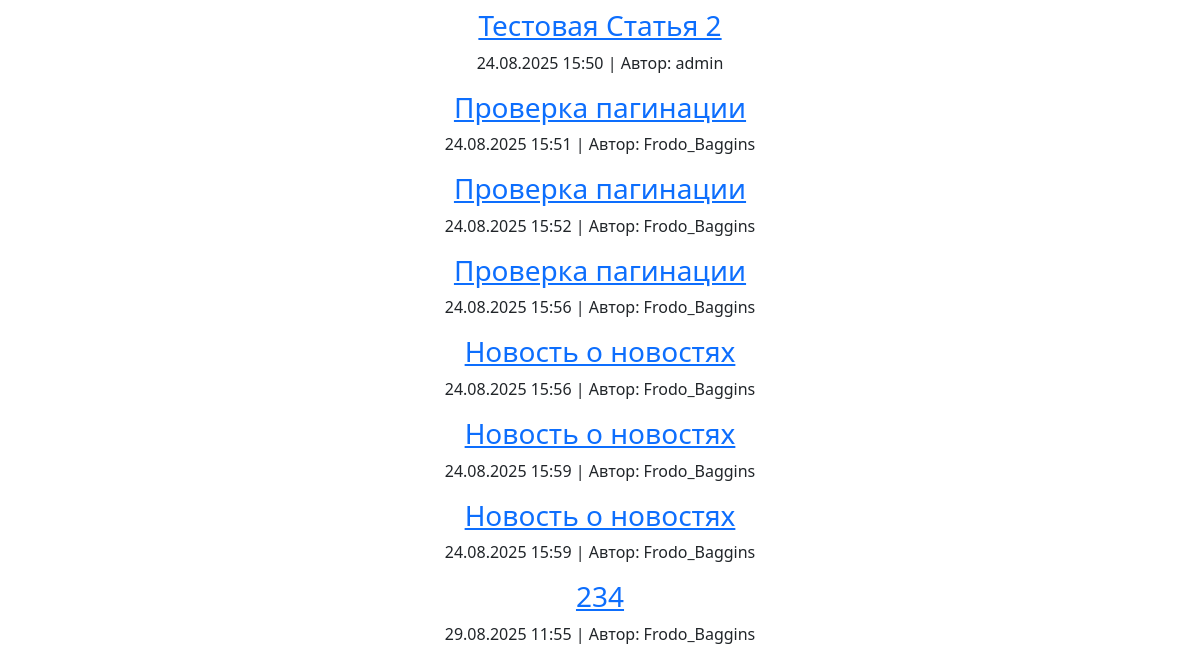
The app's page /post/search/ (lower part), older data.
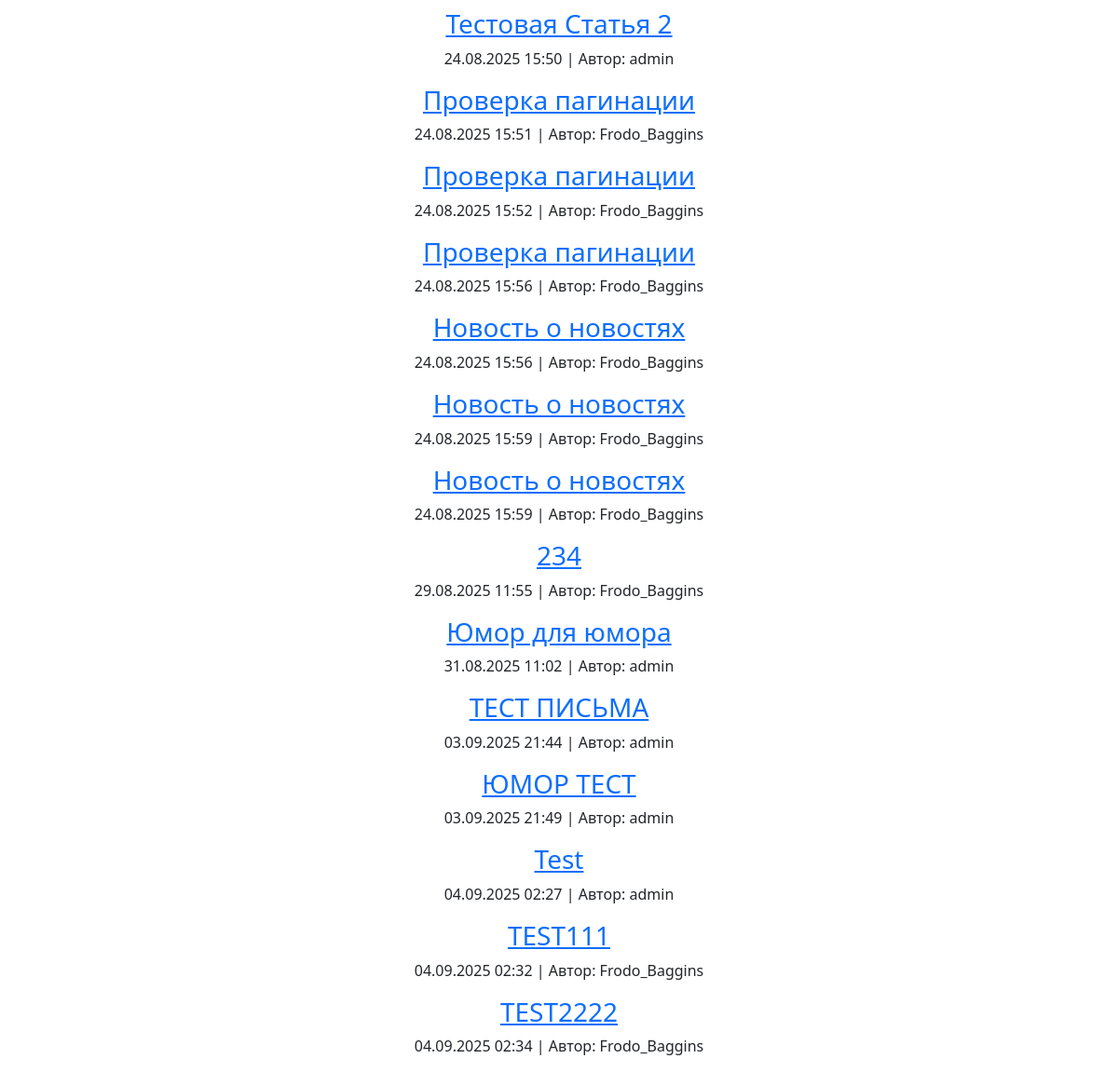
The same page, newer data.
### news/models.py (models this page shows, shortened)
class Post(models.Model):
    NEWS = 'NW'
    ARTICLE = 'AR'
    POST_TYPE_CHOICES = [(NEWS, 'Новость'),(ARTICLE, 'Статья')]
    author = models.ForeignKey(Author, on_delete=models.CASCADE, related_name="posts")
    created_at = models.DateTimeField(auto_now_add=True)
    categories = models.ManyToManyField("Category", through='PostCategory')
    title = models.CharField(max_length=255)
    post_type = models.CharField(max_length=2, choices=POST_TYPE_CHOICES)
    content = models.TextField()
    rating = models.IntegerField(default= 0)

class Author(models.Model):
    user = models.OneToOneField(User, on_delete=models.CASCADE)
    rating = models.IntegerField(default=0)
    def __str__(self):
        return self.user.username

### news/views.py (the view)
# urls.py: path('search/',views.news_search, name='news_search'),
def news_search(request):
    queryset = Post.objects.all()
    filterset= PostsFilter(request.GET, queryset=queryset)
    return render(request, 'news_search.html', {'filterset': filterset,})

### templates/news_search.html (shortened to what this page needs)
{% extends 'flatpages/default.html' %}
{% block content %}
{% for post in filterset.qs %}
    <div>
        <h3><a href="{% url 'news_detail' post.pk %}">{{ post.title }}</a></h3>
        <p>{{ post.created_at|date:"d.m.Y H:i" }} | Автор: {{ post.author }}</p>
    </div>
{% empty %}
    <p>Новости не найдены.</p>
{% endfor %}
{% endblock content %}

### templates/flatpages/default.html (shortened to what this page needs)
<!DOCTYPE html>
<html lang="en">
    <head>
        {% load static %}
        <link href="{% static 'css/styles.css' %}" rel="stylesheet" />
    </head>
    <body>
        <div class="container">
            <div class="row">
                <div class="col-lg-12 text-center">
                    {% block content %}{% endblock content %}
                </div>
            </div>
        </div>
    </body>
</html>

Row changes from the older to the newer data that the page shows:
added Post: title "Юмор для юмора", created_at "31.08.2025 11:02", author "admin"
added Post: title "ТЕСТ ПИСЬМА", created_at "03.09.2025 21:44", author "admin"
added Post: title "ЮМОР ТЕСТ", created_at "03.09.2025 21:49", author "admin"
added Post: title "Test", created_at "04.09.2025 02:27", author "admin"
added Post: title "TEST111", created_at "04.09.2025 02:32", author "Frodo_Baggins"
added Post: title "TEST2222", created_at "04.09.2025 02:34", author "Frodo_Baggins"
